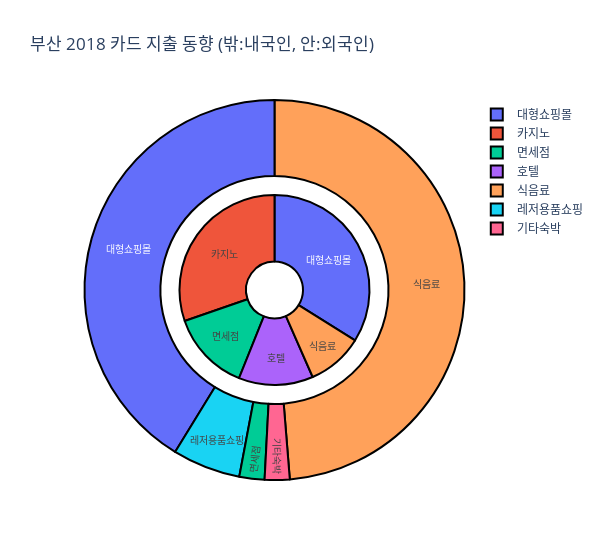

Notebook code cell kept with this figure:
### Code cell
local_2022 = pivot.loc[('local',"2018")]
local_2022 = local_2022.sort_values(ascending=False).head(5)
foreigner_2022 = pivot.loc[('foreigner',"2018")]
foreigner_2022 = foreigner_2022.sort_values(ascending=False).head(5)


local_pie = go.Pie(labels=local_2022.index, values=local_2022, hole=.6)
foreigner_pie = go.Pie(labels=foreigner_2022.index, values=foreigner_2022, hole=.3)

fig = go.Figure(data=[foreigner_pie, local_pie])
# f = fig.full_figure_for_development(warn=False)
fig.update_layout(width = 600, title_text="부산 2018 카드 지출 동향 (밖:내국인, 안:외국인)")
fig.data[0].domain = {'x': [0, 1], 'y': [0.25, 0.75]}
fig.update_traces(hoverinfo='label+percent', textinfo='label', textfont_size=10, 
                  marker=dict( line=dict(color='#000000', width=2)))
fig.show()

### Figure 1 — Plotly figure (JSON) as saved in the notebook; plotly's stock layout.template omitted (floating-point values rounded to 4 significant figures)
{"data": [{"domain": {"x": [0, 1], "y": [0.25, 0.75]}, "hole": 0.3, "hoverinfo": "label+percent", "labels": ["대형쇼핑몰", "카지노", "면세점", "호텔", "식음료"], "marker": {"line": {"color": "#000000", "width": 2}}, "textfont": {"size": 10}, "textinfo": "label", "type": "pie", "values": [103360468, 92348881, 41517533, 38627867, 28997020]}, {"hole": 0.6, "hoverinfo": "label+percent", "labels": ["식음료", "대형쇼핑몰", "레저용품쇼핑", "면세점", "기타숙박"], "marker": {"line": {"color": "#000000", "width": 2}}, "textfont": {"size": 10}, "textinfo": "label", "type": "pie", "values": [1314263021, 1112518077, 156274829, 57703584, 57085149]}], "layout": {"title": {"text": "부산 2018 카드 지출 동향 (밖:내국인, 안:외국인)"}, "width": 600}}
